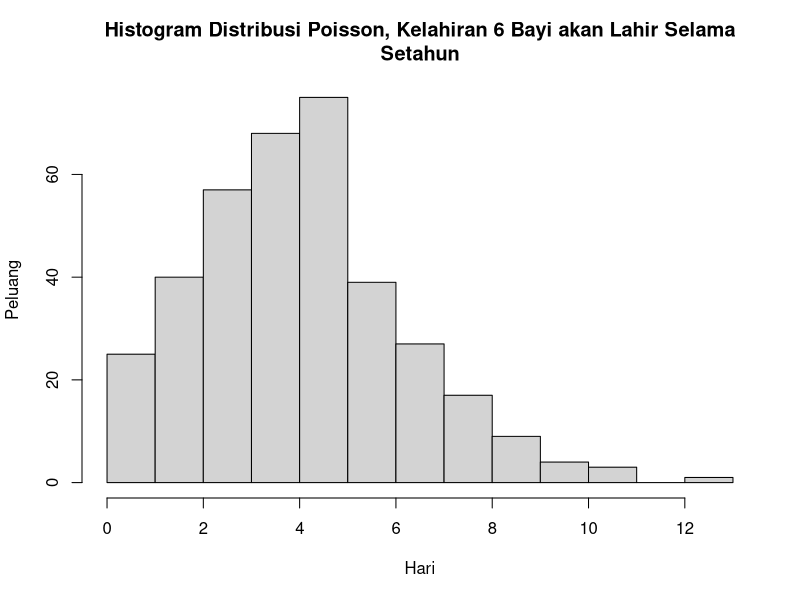

This figure's R source:
# 3
rata2 <- 4.5

# a
x <- 6
dpois(x, rata2)

# b
n <- 365
kelahiran <- rpois(n, rata2)
hist(kelahiran, xlab = "Hari", ylab = "Peluang", main = 'Histogram Distribusi Poisson, Kelahiran 6 Bayi akan Lahir Selama
Setahun')

# c
# Pada soal a didapatkan hasil tetap dan pada soal b didapatkan perhitungan selama 365 hari yang memiliki hasil beragam dan saling mendekati.

# d
lambda <- rata2
rataan <- lambda
varian <- lambda
rataan
varian